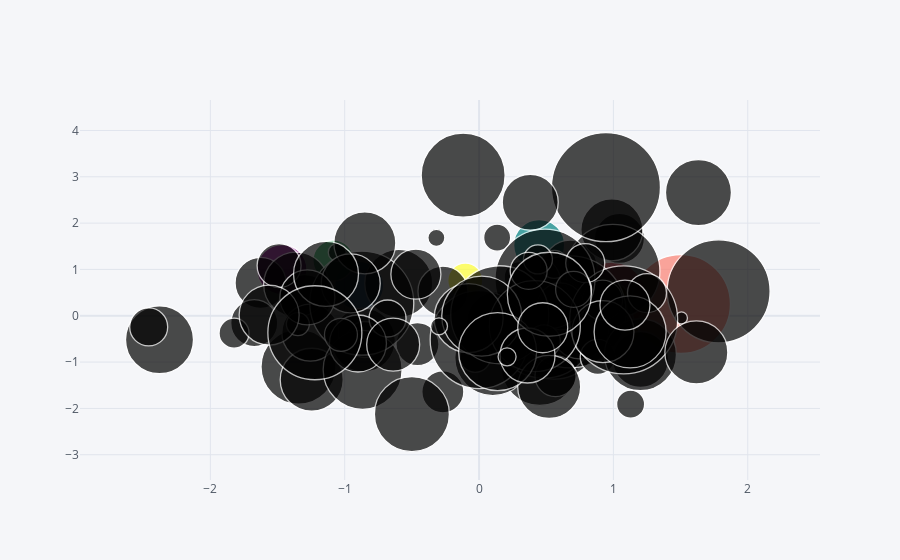

Notebook source saved alongside this figure:
### Code cell
df.iplot(kind='bubble', x='A',y='B', size='C') #Bubble graph, bubble size is controlled by column C
